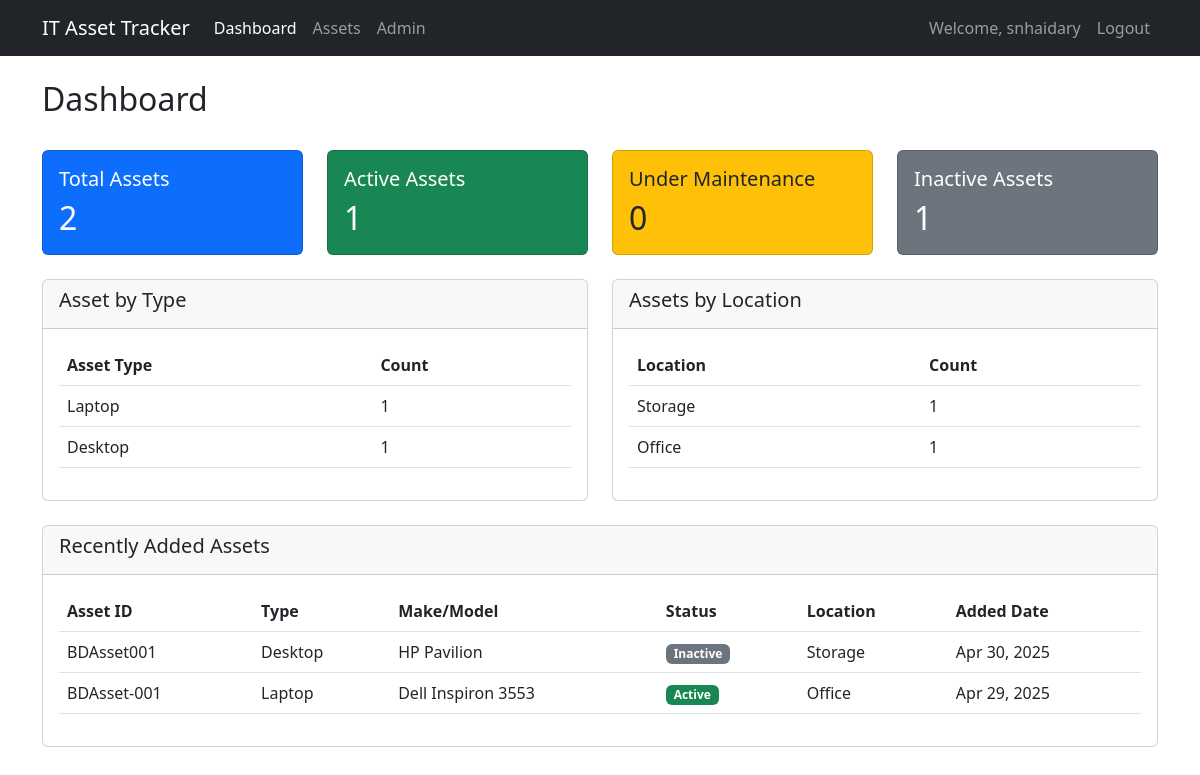
Before: /dashboard/ (signed in) with the older database file.
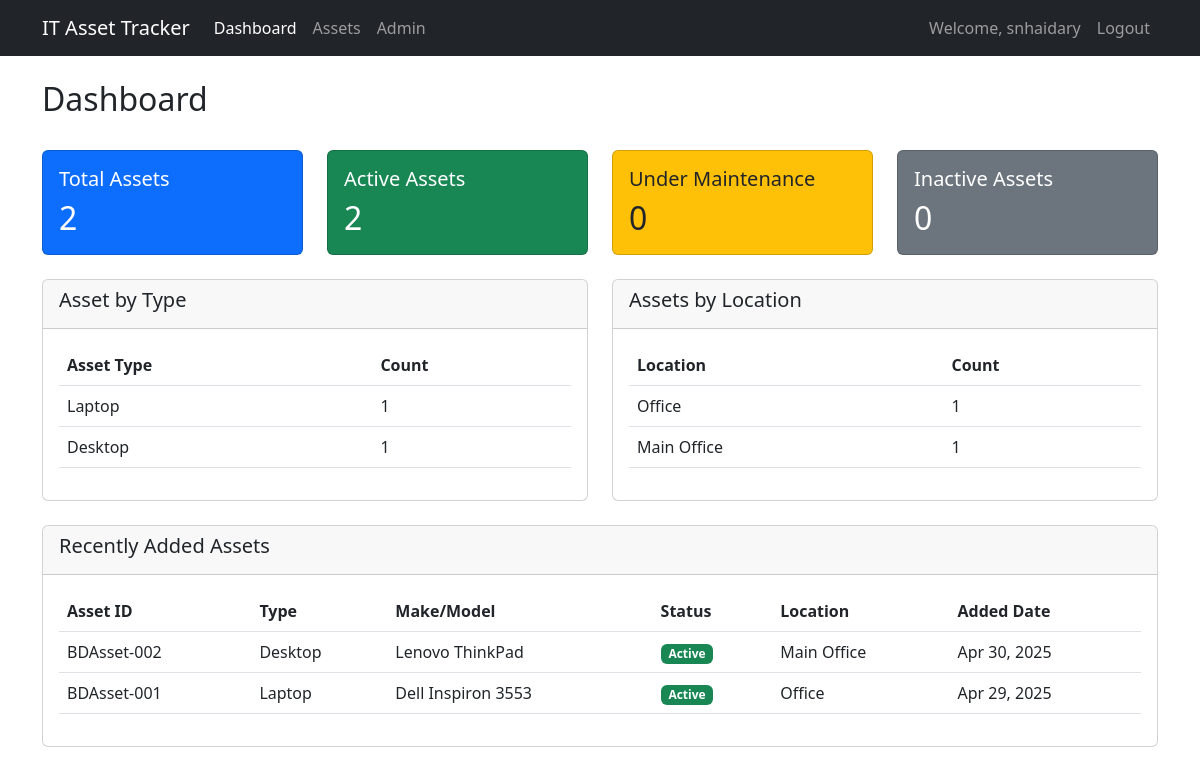
After: the same page with the newer database file.
### assets/models.py (models this page shows, shortened)
class Asset(models.Model):
    STATUS_CHOICES = [
        ('ACTIVE', 'Active'),
        ('INACTIVE', 'Inactive'),
        ('MAINTENANCE', 'Under Maintenance'),
        ('RETIRED', 'Retired'),
    ]
    CONDITION_CHOICES = [
        ('NEW', 'New'),
        ('GOOD', 'Good'),
        ('FAIR', 'Fair'),
        ('POOR', 'Poor'),
    ]
    registration_date = models.DateTimeField(default=timezone.now)
    asset_id = models.CharField(max_length=50, unique=True)
    asset_type = models.CharField(max_length=100)
    make = models.CharField(max_length=100)
    model = models.CharField(max_length=100)
    serial_number = models.CharField(max_length=100, unique=True)
    operating_system = models.CharField(max_length=100)
    processor = models.CharField(max_length=100)
    ram = models.IntegerField(validators=[MinValueValidator(0)])
    storage = models.IntegerField(validators=[MinValueValidator(0)])
    location = models.CharField(max_length=200)
    status = models.CharField(max_length=20, choices=STATUS_CHOICES, default='ACTIVE')
    assignee = models.EmailField()
    condition = models.CharField(max_length=20, choices=CONDITION_CHOICES, default='NEW')
    notes = models.TextField(blank=True)
    class Meta:
        ordering = ['-registration_date']

### dashboard/views.py (the view)
# urls.py: path('', DashboardView.as_view(), name='dashboard'),
class DashboardView(LoginRequiredMixin, TemplateView):
    template_name = 'dashboard/dashboard.html'
    def get_context_data(self, **kwargs):
        context = super().get_context_data(**kwargs)
        context['total_assets'] = Asset.objects.count()
        context['active_assets'] = Asset.objects.filter(status='ACTIVE').count()
        context['maintenance_assets'] = Asset.objects.filter(status='MAINTENANCE').count()
        context['inactive_assets'] = Asset.objects.filter(status='INACTIVE').count()
        context['asset_types'] = Asset.objects.values('asset_type').annotate(
            count=Count('id')
        ).order_by('-count')
        context['locations'] = Asset.objects.values('location').annotate(
            count=Count('id')
        ).order_by('-count')
        context['conditions'] = Asset.objects.values('condition').annotate(
            count=Count('id')
        ).order_by('condition')
        context['recent_assets'] = Asset.objects.all().order_by('-registration_date')[:5]
        return context

### templates/dashboard/dashboard.html (shortened to what the changed rows need)
{% extends 'base.html' %}
{% block content %}
<div class="row mb-4">
    <div class="col-md-12">
        <h2>Dashboard</h2>
    </div>
</div>
<div class="row mb-4">
    <div class="col-md-3">
        <div class="card bg-primary text-white">
            <div class="card-body">
                <h2 class="card-text">{{ total_assets }}</h2>
            </div>
        </div>
    </div>
    <div class="col-md-3">
        <div class="card bg-success text-white">
            <div class="card-body">
                <h5 class="card-title">Active Assets</h5>
                <h2 class="card-text">{{ active_assets }}</h2>
            </div>
        </div>
    </div>
    <div class="col-md-3">
        <div class="card bg-warning text-dark">
            <div class="card-body">
                <h2 class="card-text">{{ maintenance_assets }}</h2>
            </div>
        </div>
    </div>
    <div class="col-md-3">
        <div class="card bg-secondary text-white">
            <div class="card-body">
                <h5 class="card-title">Inactive Assets</h5>
                <h2 class="card-text">{{ inactive_assets }}</h2>
            </div>
        </div>
    </div>
</div>
<div class="row mb-4">
    <div class="col-md-6">
        <div class="card">
            <div class="card-body">
                <div class="table-responsive">
                    <table class="table">
                        <thead>
                            <tr>
                                <th>Asset Type</th>
                                <th>Count</th>
                            </tr>
                        </thead>
                        <tbody>
                            {% for type in asset_types %}
                            <tr>
                                <td>{{ type.asset_type }}</td>
                                <td>{{ type.count }}</td>
                            </tr>
                            {% endfor %}
                        </tbody>
                    </table>
                </div>
            </div>
        </div>
    </div>
    <div class="col-md-6">
        <div class="card">
            <div class="card-body">
                <div class="table-responsive">
                    <table class="table">
                        <thead>
                            <tr>
                                <th>Location</th>
                                <th>Count</th>
                            </tr>
                        </thead>
                        <tbody>
                            {% for location in locations %}
                            <tr>
                                <td>{{ location.location }}</td>
                                <td>{{ location.count }}</td>
                            </tr>
                            {% endfor %}
                        </tbody>
                    </table>
                </div>
            </div>
        </div>
    </div>
</div>
<div class="row">
    <div class="col-md-12">
        <div class="card">
            <div class="card-body">
                <div class="table-responsive">
                    <table class="table">
                        <thead>
                            <tr>
                                <th>Asset ID</th>
                                <th>Type</th>
                                <th>Make/Model</th>
                                <th>Status</th>
                                <th>Location</th>
                                <th>Added Date</th>
                            </tr>
                        </thead>
                        <tbody>
                            {% for asset in recent_assets %}
                            <tr>
                                <td>{{ asset.asset_id }}</td>
                                <td>{{ asset.asset_type }}</td>
                                <td>{{ asset.make }} {{ asset.model }}</td>
                                <td>
                                    <span class="badge bg-{% if asset.status == 'ACTIVE' %}success{% elif asset.status == 'MAINTENANCE' %}warning{% elif asset.status == 'INACTIVE' %}secondary{% else %}danger{% endif %}">
                                        {{ asset.get_status_display }}
                                    </span>
                                </td>
                                <td>{{ asset.location }}</td>
                                <td>{{ asset.registration_date|date:"M d, Y" }}</td>
                            </tr>
                            {% endfor %}
                        </tbody>
                    </table>
                </div>
            </div>
        </div>
    </div>
</div>
{% endblock %}

Changed rows visible on the page:
removed Asset: asset_id "BDAsset001", asset_type "Desktop", make "HP", model "Pavilion", status "Inactive", location "Storage", registration_date "Apr 30, 2025"
added Asset: asset_id "BDAsset-002", asset_type "Desktop", make "Lenovo", model "ThinkPad", status "Active", location "Main Office", registration_date "Apr 30, 2025"
Other visible differences:
{{ active_assets }}: "1" → "2"
{{ inactive_assets }}: "1" → "0"
new list line: "Main Office 1"
list line gone: "Storage 1"
